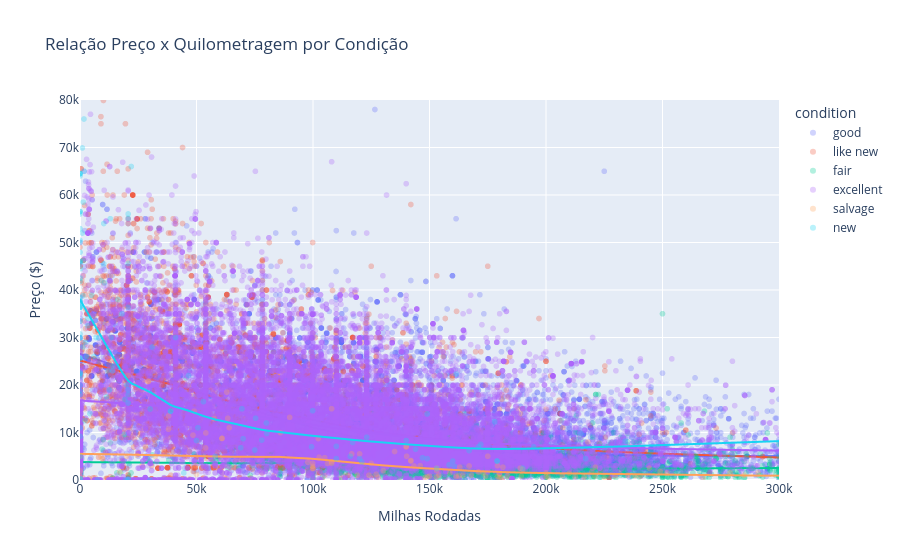

The notebook cell saved with this chart:
### Markdown cell above
# 4. Ciclo de Vida: Depreciação por Quilometragem e Condição
Nesta análise final, observamos a taxa de desvalorização dos veículos em relação às milhas rodadas (`odometer`), estratificando pelo estado de conservação (`condition`).

### Code cell
# Gráfico de Dispersão com Linha de Tendência (Trendline)
fig_depre = px.scatter(df, 
                       x="odometer", 
                       y="price", 
                       color="condition",
                       opacity=0.3, # Lembra do erro? Usamos opacity aqui no Notebook também.
                       trendline="lowess", # Adiciona uma linha de tendência suave
                       title="Relação Preço x Quilometragem por Condição",
                       labels={'odometer': 'Milhas Rodadas', 'price': 'Preço ($)'})

fig_depre.update_layout(xaxis_range=[0, 300000], yaxis_range=[0, 80000])
fig_depre.show()

### Figure 1 — Plotly figure (JSON) as saved in the notebook; plotly's stock layout.template omitted (floating-point values rounded to 4 significant figures; data arrays with more than 128 entries replaced by an {"elided": "..."} marker saying what was removed)
{"data": [{"hovertemplate": "condition=good<br>Milhas Rodadas=%{x}<br>Preço ($)=%{y}<extra></extra>", "legendgroup": "good", "marker": {"color": "#636efa", "opacity": 0.3, "symbol": "circle"}, "mode": "markers", "name": "good", "showlegend": true, "type": "scattergl", "x": {"elided": "20144 float values"}, "xaxis": "x", "y": {"elided": "20144 int values"}, "yaxis": "y"}, {"hovertemplate": "<b>LOWESS trendline</b><br><br>condition=good<br>Milhas Rodadas=%{x}<br>Preço ($)=%{y} <b>(trend)</b><extra></extra>", "legendgroup": "good", "marker": {"color": "#636efa", "symbol": "circle"}, "mode": "lines", "name": "good", "showlegend": false, "type": "scattergl", "x": {"elided": "20144 float values"}, "xaxis": "x", "y": {"elided": "20144 float values"}, "yaxis": "y"}, {"hovertemplate": "condition=like new<br>Milhas Rodadas=%{x}<br>Preço ($)=%{y}<extra></extra>", "legendgroup": "like new", "marker": {"color": "#EF553B", "opacity": 0.3, "symbol": "circle"}, "mode": "markers", "name": "like new", "showlegend": true, "type": "scattergl", "x": {"elided": "4742 float values"}, "xaxis": "x", "y": {"elided": "4742 int values"}, "yaxis": "y"}, {"hovertemplate": "<b>LOWESS trendline</b><br><br>condition=like new<br>Milhas Rodadas=%{x}<br>Preço ($)=%{y} <b>(trend)</b><extra></extra>", "legendgroup": "like new", "marker": {"color": "#EF553B", "symbol": "circle"}, "mode": "lines", "name": "like new", "showlegend": false, "type": "scattergl", "x": {"elided": "4742 float values"}, "xaxis": "x", "y": {"elided": "4742 float values"}, "yaxis": "y"}, {"hovertemplate": "condition=fair<br>Milhas Rodadas=%{x}<br>Preço ($)=%{y}<extra></extra>", "legendgroup": "fair", "marker": {"color": "#00cc96", "opacity": 0.3, "symbol": "circle"}, "mode": "markers", "name": "fair", "showlegend": true, "type": "scattergl", "x": {"elided": "1607 float values"}, "xaxis": "x", "y": {"elided": "1607 int values"}, "yaxis": "y"}, {"hovertemplate": "<b>LOWESS trendline</b><br><br>condition=fair<br>Milhas Rodadas=%{x}<br>Preço ($)=%{y} <b>(trend)</b><extra></extra>", "legendgroup": "fair", "marker": {"color": "#00cc96", "symbol": "circle"}, "mode": "lines", "name": "fair", "showlegend": false, "type": "scattergl", "x": {"elided": "1607 float values"}, "xaxis": "x", "y": {"elided": "1607 float values"}, "yaxis": "y"}, {"hovertemplate": "condition=excellent<br>Milhas Rodadas=%{x}<br>Preço ($)=%{y}<extra></extra>", "legendgroup": "excellent", "marker": {"color": "#ab63fa", "opacity": 0.3, "symbol": "circle"}, "mode": "markers", "name": "excellent", "showlegend": true, "type": "scattergl", "x": {"elided": "24773 float values"}, "xaxis": "x", "y": {"elided": "24773 int values"}, "yaxis": "y"}, {"hovertemplate": "<b>LOWESS trendline</b><br><br>condition=excellent<br>Milhas Rodadas=%{x}<br>Preço ($)=%{y} <b>(trend)</b><extra></extra>", "legendgroup": "excellent", "marker": {"color": "#ab63fa", "symbol": "circle"}, "mode": "lines", "name": "excellent", "showlegend": false, "type": "scattergl", "x": {"elided": "24773 float values"}, "xaxis": "x", "y": {"elided": "24773 float values"}, "yaxis": "y"}, {"hovertemplate": "condition=salvage<br>Milhas Rodadas=%{x}<br>Preço ($)=%{y}<extra></extra>", "legendgroup": "salvage", "marker": {"color": "#FFA15A", "opacity": 0.3, "symbol": "circle"}, "mode": "markers", "name": "salvage", "showlegend": true, "type": "scattergl", "x": [216300.0, 285000.0, 120000.0, 164200.0, 229700.0, 175000.0, 334200.0, 482000.0, 249000.0, 154100.0, 251900.0, 219700.0, 218000.0, 128000.0, 221200.0, 64050.0, 161400.0, 183500.0, 108000.0, 142000.0, 57500.0, 0.0, 63000.0, 38000.0, 116600.0, 0.0, 162500.0, 9621.0, 97800.0, 20670.0, 150000.0, 17080.0, 48500.0, 130200.0, 200000.0, 8900.0, 142000.0, 174000.0, 63400.0, 305000.0, 108000.0, 167000.0, 279000.0, 99840.0, 240500.0, 38000.0, 86000.0, 210000.0, 50000.0, 108000.0, 221000.0, 29330.0, 60920.0, 90000.0, 53890.0, 143300.0, 189000.0, 99840.0, 163000.0, 244400.0, 189400.0, 180000.0, 127100.0, 119000.0, 9621.0, 180800.0, 105000.0, 235300.0, 125000.0, 24500.0, 29330.0, 60920.0, 102200.0, 179200.0, 140200.0, 171000.0, 49680.0, 146000.0, 135000.0, 100000.0, 200000.0, 47000.0, 148000.0, 153100.0, 190000.0, 153000.0, 149000.0, 168000.0, 163.0, 201000.0, 28000.0, 124000.0, 291000.0, 140000.0, 102600.0, 338000.0, 153100.0, 212500.0, 179200.0, 32320.0, 140000.0, 180000.0, 54000.0, 158700.0, 100.0, 49000.0, 267400.0, 173000.0, 207000.0, 238200.0, 225000.0, 106300.0, 20000.0, 99840.0, 181500.0], "xaxis": "x", "y": [600, 1000, 5500, 999, 850, 5000, 8000, 2500, 1800, 1000, 1500, 1800, 8000, 580, 2700, 11000, 800, 800, 3800, 4100, 12900, 400, 18500, 13500, 5500, 900, 850, 4500, 3750, 22000, 800, 1700, 9450, 2000, 1500, 5000, 4000, 800, 13000, 800, 15000, 2950, 1500, 3500, 800, 10700, 9975, 1400, 1200, 3500, 800, 20750, 8750, 13200, 6750, 2950, 2495, 2400, 2700, 2500, 800, 1200, 1200, 1000, 4500, 500, 4700, 1000, 3500, 5200, 20750, 8750, 8725, 750, 5000, 1700, 3000, 3000, 6000, 2500, 700, 5990, 500, 2500, 2250, 650, 700, 1000, 1900, 600, 7000, 1000, 1500, 7000, 4800, 500, 2000, 700, 3000, 5000, 7000, 450, 9900, 1500, 5000, 14500, 500, 1500, 1000, 850, 500, 3500, 5000, 2900, 2700], "yaxis": "y"}, {"hovertemplate": "<b>LOWESS trendline</b><br><br>condition=salvage<br>Milhas Rodadas=%{x}<br>Preço ($)=%{y} <b>(trend)</b><extra></extra>", "legendgroup": "salvage", "marker": {"color": "#FFA15A", "symbol": "circle"}, "mode": "lines", "name": "salvage", "showlegend": false, "type": "scattergl", "x": [0.0, 0.0, 100.0, 163.0, 8900.0, 9621.0, 9621.0, 17080.0, 20000.0, 20670.0, 24500.0, 28000.0, 29330.0, 29330.0, 32320.0, 38000.0, 38000.0, 47000.0, 48500.0, 49000.0, 49680.0, 50000.0, 53890.0, 54000.0, 57500.0, 60920.0, 60920.0, 63000.0, 63400.0, 64050.0, 86000.0, 90000.0, 97800.0, 99840.0, 99840.0, 99840.0, 100000.0, 102200.0, 102600.0, 105000.0, 106300.0, 108000.0, 108000.0, 108000.0, 116600.0, 119000.0, 120000.0, 124000.0, 125000.0, 127100.0, 128000.0, 130200.0, 135000.0, 140000.0, 140000.0, 140200.0, 142000.0, 142000.0, 143300.0, 146000.0, 148000.0, 149000.0, 150000.0, 153000.0, 153100.0, 153100.0, 154100.0, 158700.0, 161400.0, 162500.0, 163000.0, 164200.0, 167000.0, 168000.0, 171000.0, 173000.0, 174000.0, 175000.0, 179200.0, 179200.0, 180000.0, 180000.0, 180800.0, 181500.0, 183500.0, 189000.0, 189400.0, 190000.0, 200000.0, 200000.0, 201000.0, 207000.0, 210000.0, 212500.0, 216300.0, 218000.0, 219700.0, 221000.0, 221200.0, 225000.0, 229700.0, 235300.0, 238200.0, 240500.0, 244400.0, 249000.0, 251900.0, 267400.0, 279000.0, 285000.0, 291000.0, 305000.0, 334200.0, 338000.0, 482000.0], "xaxis": "x", "y": [5500.0, 5500.0, 5499.0, 5499.0, 5442.0, 5437.0, 5437.0, 5376.0, 5350.0, 5344.0, 5307.0, 5272.0, 5258.0, 5258.0, 5226.0, 5165.0, 5165.0, 5068.0, 5052.0, 5047.0, 5040.0, 5036.0, 4997.0, 4996.0, 4963.0, 4934.0, 4934.0, 4918.0, 4915.0, 4911.0, 4857.0, 4732.0, 4534.0, 4458.0, 4458.0, 4458.0, 4452.0, 4357.0, 4340.0, 4231.0, 4177.0, 4096.0, 4096.0, 4096.0, 3693.0, 3571.0, 3524.0, 3358.0, 3309.0, 3206.0, 3165.0, 3074.0, 2900.0, 2724.0, 2724.0, 2717.0, 2657.0, 2657.0, 2616.0, 2532.0, 2476.0, 2449.0, 2420.0, 2339.0, 2336.0, 2336.0, 2311.0, 2185.0, 2108.0, 2077.0, 2062.0, 2027.0, 1949.0, 1925.0, 1851.0, 1815.0, 1797.0, 1782.0, 1716.0, 1716.0, 1697.0, 1697.0, 1679.0, 1663.0, 1628.0, 1563.0, 1555.0, 1549.0, 1454.0, 1454.0, 1446.0, 1404.0, 1385.0, 1370.0, 1347.0, 1335.0, 1325.0, 1317.0, 1316.0, 1294.0, 1268.0, 1236.0, 1219.0, 1206.0, 1184.0, 1158.0, 1141.0, 1055.0, 992.1, 960.7, 930.0, 900.1, 1096.0, 1124.0, 1708.0], "yaxis": "y"}, {"hovertemplate": "condition=new<br>Milhas Rodadas=%{x}<br>Preço ($)=%{y}<extra></extra>", "legendgroup": "new", "marker": {"color": "#19d3f3", "opacity": 0.3, "symbol": "circle"}, "mode": "markers", "name": "new", "showlegend": true, "type": "scattergl", "x": {"elided": "143 float values"}, "xaxis": "x", "y": {"elided": "143 int values"}, "yaxis": "y"}, {"hovertemplate": "<b>LOWESS trendline</b><br><br>condition=new<br>Milhas Rodadas=%{x}<br>Preço ($)=%{y} <b>(trend)</b><extra></extra>", "legendgroup": "new", "marker": {"color": "#19d3f3", "symbol": "circle"}, "mode": "lines", "name": "new", "showlegend": false, "type": "scattergl", "x": {"elided": "143 float values"}, "xaxis": "x", "y": {"elided": "143 float values"}, "yaxis": "y"}], "layout": {"legend": {"title": {"text": "condition"}, "tracegroupgap": 0}, "title": {"text": "Relação Preço x Quilometragem por Condição"}, "xaxis": {"anchor": "y", "domain": [0, 1], "range": [0, 300000], "title": {"text": "Milhas Rodadas"}}, "yaxis": {"anchor": "x", "domain": [0, 1], "range": [0, 80000], "title": {"text": "Preço ($)"}}}}
